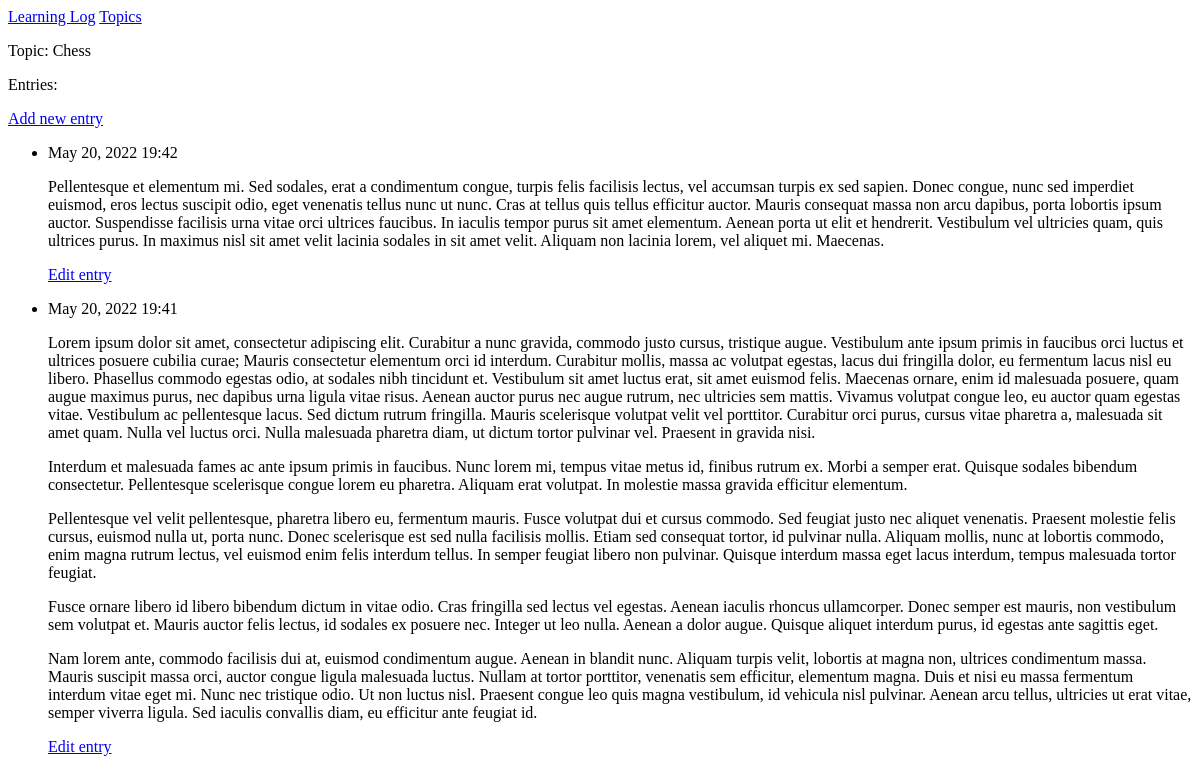
Page /topics/1/ on the earlier database version.
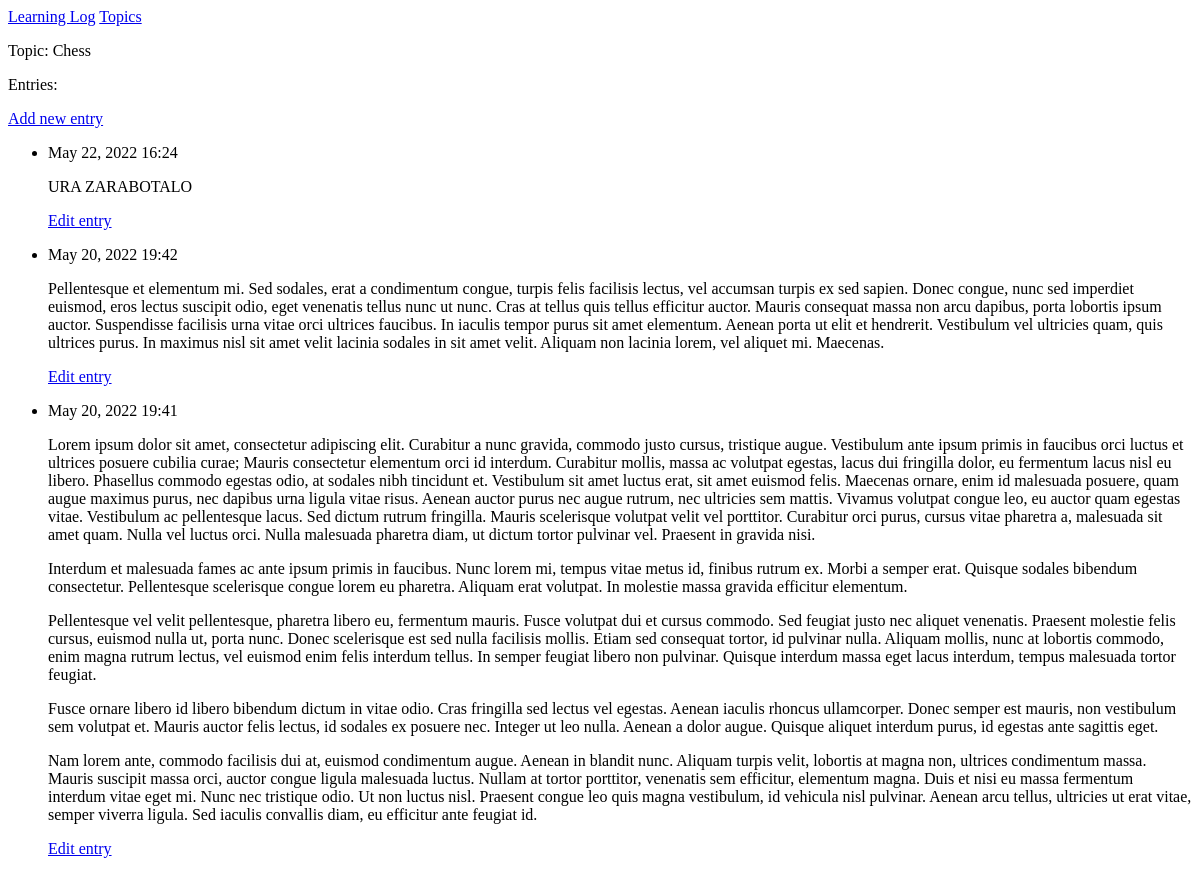
Same page on the later database version.
### learning_logs/models.py (models this page shows, shortened)
class Topic(models.Model):
    text = models.CharField(max_length=200)
    date_added = models.DateTimeField(auto_now_add=True)
    def __str__(self):
        return self.text

class Entry(models.Model):
    topic = models.ForeignKey(Topic, on_delete=models.CASCADE)
    text = models.TextField()
    date_added = models.DateTimeField(auto_now_add=True)
    class Meta:
        verbose_name_plural = 'entries'

### learning_logs/views.py (the view)
# urls.py: path('topics/<int:topic_id>/', views.topic, name='topic'),
def topic (request, topic_id):
    topic = Topic.objects.get(id=topic_id)
    entries = topic.entry_set.order_by('-date_added')
    context = {'topic': topic, 'entries': entries}
    return render(request, 'learning_logs/topic.html', context)

### learning_logs/templates/learning_logs/topic.html
{% extends 'learning_logs/base.html' %}
{% block content %}
    <p>Topic: {{ topic }}</p>
    <p>Entries:</p>
    <p>
        <a href='{% url 'learning_logs:new_entry' topic.id %}'>Add new entry</a>
    </p>
    <ul>
        {% for entry in entries %}
            <li>
                <p>{{ entry.date_added|date:'M d, Y H:i' }}</p>
                <p>{{ entry.text|linebreaks }}</p>
                <p><a href="{% url 'learning_logs:edit_entry' entry.id %}">Edit entry</a></p>
            </li>
        {% empty %}
            <li>There are no entries for this topic yet.</li>
        {% endfor %}
        </ul>
{% endblock content %}

### learning_logs/templates/learning_logs/base.html
<p>
    <a href="{% url 'learning_logs:index' %}">Learning Log</a>
    <a href="{% url 'learning_logs:topics' %}">Topics</a>
</p>
{% block content %}{% endblock content %}

Differences in the rows shown:
added Entry: date_added "May 22, 2022 16:24", text "URA ZARABOTALO"
